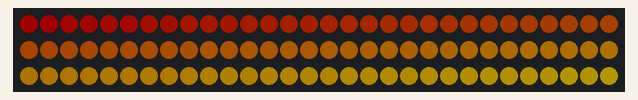
This sketch was run on a simulated Arduino Uno, built with avr-gcc and run on an emulated ATmega328P. Shown: 90 RGB LEDs in strip order, left to right, continuing on the next row. Dim RGB values are drawn brighter than linear.

Above: at 0.01 s.
At 2.48 s:
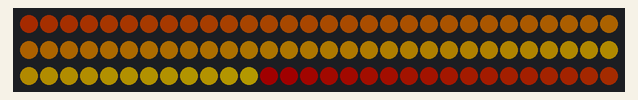
At 4.94 s:
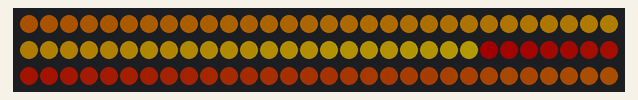
At 7.41 s:
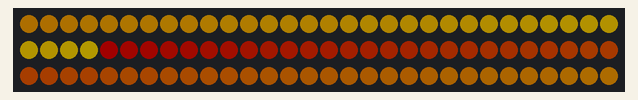
At 9.88 s:
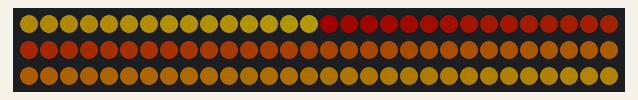

Measured:
- by itself, everything shown: repeats every 11.7 s, in 256 steps

The sketch:

gradient_gold_red.ino
```cpp
#include <FastLED.h>

#define NUM_LED 90
#define LED_PIN 6

CRGB leds[NUM_LED];

CRGB red  = CRGB(0x8B0000);
CRGB gold = CRGB(0xFFD700);

uint8_t offset = 0;

void setup() {
  FastLED.addLeds<WS2812B, LED_PIN, GRB>(leds, NUM_LED);
  FastLED.setBrightness(60);
}

void loop() {

  for (int i = 0; i < NUM_LED; i++) {


    uint8_t blendAmount = (i * 255 / NUM_LED + offset) % 256;

    leds[i] = blend(red, gold, blendAmount);
  }

  FastLED.show();
  delay(40);

  offset++;
}
```
